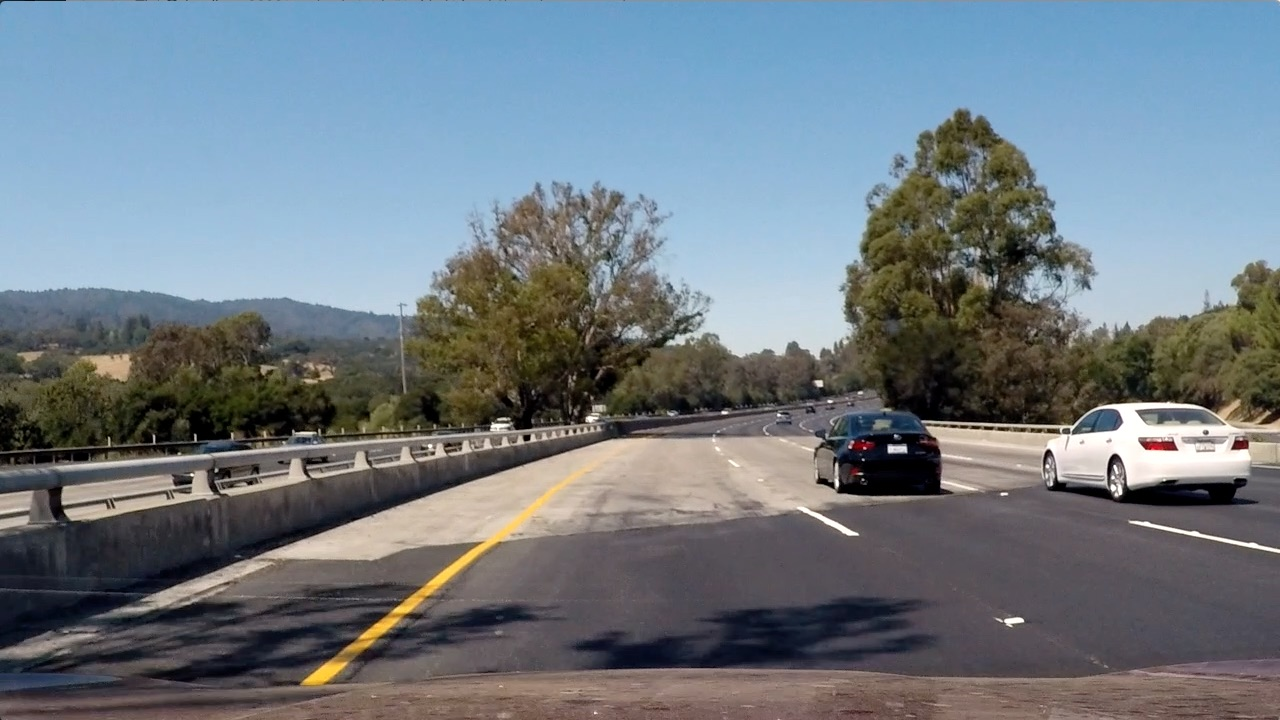
#> input picture lane_aerializer/test4.jpg, 1280 x 720 px, found by its file name
$ python Sobelizer.py   (older library calls are emulated)
#> lines starting #> are read from the running program, lines starting #| are printed output that depends on the picture; after the words box and inside, x2 and y2 are one past the last pixel; in counts of white or black regions, pixels touching at a corner belong together
#> further down, image is the input picture: shape (720, 1280, 3); mean B, G, R 130.9, 122.7, 112.2
import cv2
import numpy as np
import matplotlib.pyplot as plt

class Sobelizer:
    sobelx = None
    sobely = None
    abs_sobelx = None
    abs_sobely = None
    scaled_sobelx = None
    scaled_sobely = None
    gradmag = None
    absgraddir = None

    def __init__(self, gray_image, sobel_kernel = 3):
#> called with sobel_kernel = 7
        self.sobelx = cv2.Sobel(gray_image, cv2.CV_64F, 1, 0, ksize=sobel_kernel)
        self.sobely = cv2.Sobel(gray_image, cv2.CV_64F, 0, 1, ksize=sobel_kernel)
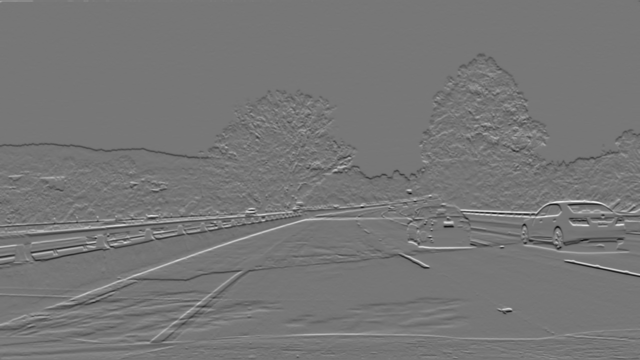
#> self.sobely: shape (720, 1280) float64 (shown at 1/2 size); min -127465, max 145667, mean -120; drawn with min black and max white
        self.abs_sobelx = np.absolute(self.sobelx)
        self.abs_sobely = np.absolute(self.sobely)
        self.scaled_sobelx = np.uint8(255 * self.abs_sobelx / np.max(self.abs_sobelx))
        self.scaled_sobely = np.uint8(255 * self.abs_sobely / np.max(self.abs_sobely))
        self.gradmag = np.sqrt(self.sobelx ** 2 + self.sobely ** 2)
        self.gradmag = (self.gradmag / np.max(self.gradmag) * 255).astype(np.uint8)
        self.absgraddir = np.arctan2(self.abs_sobelx, self.abs_sobely)
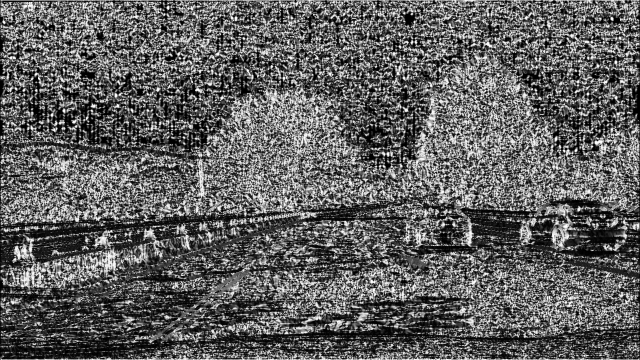
#> self.absgraddir: shape (720, 1280) float64 (shown at 1/2 size); min 0, max 1.57, mean 0.594; drawn with min black and max white

    def threshold_x(self, thresh_min=0, thresh_max=255):
        binary_output = np.zeros_like(self.scaled_sobelx)
        binary_output[(self.scaled_sobelx >= thresh_min) & (self.scaled_sobelx <= thresh_max)] = 1
        return binary_output

    def threshold_y(self, thresh_min=0, thresh_max=255):
        binary_output = np.zeros_like(self.scaled_sobely)
        binary_output[(self.scaled_sobely >= thresh_min) & (self.scaled_sobelx <= thresh_max)] = 1
        return binary_output

    # [10 lines left out: functions mag_thresh, dir_threshold, not called in this run]

if __name__ == '__main__':

    image = cv2.imread("./test_images/test4.jpg")
    image = cv2.cvtColor(image, cv2.COLOR_BGR2GRAY)
    sobelizer = Sobelizer(image, sobel_kernel=7)
    gradx = sobelizer.threshold_x(thresh_min=50, thresh_max=200)
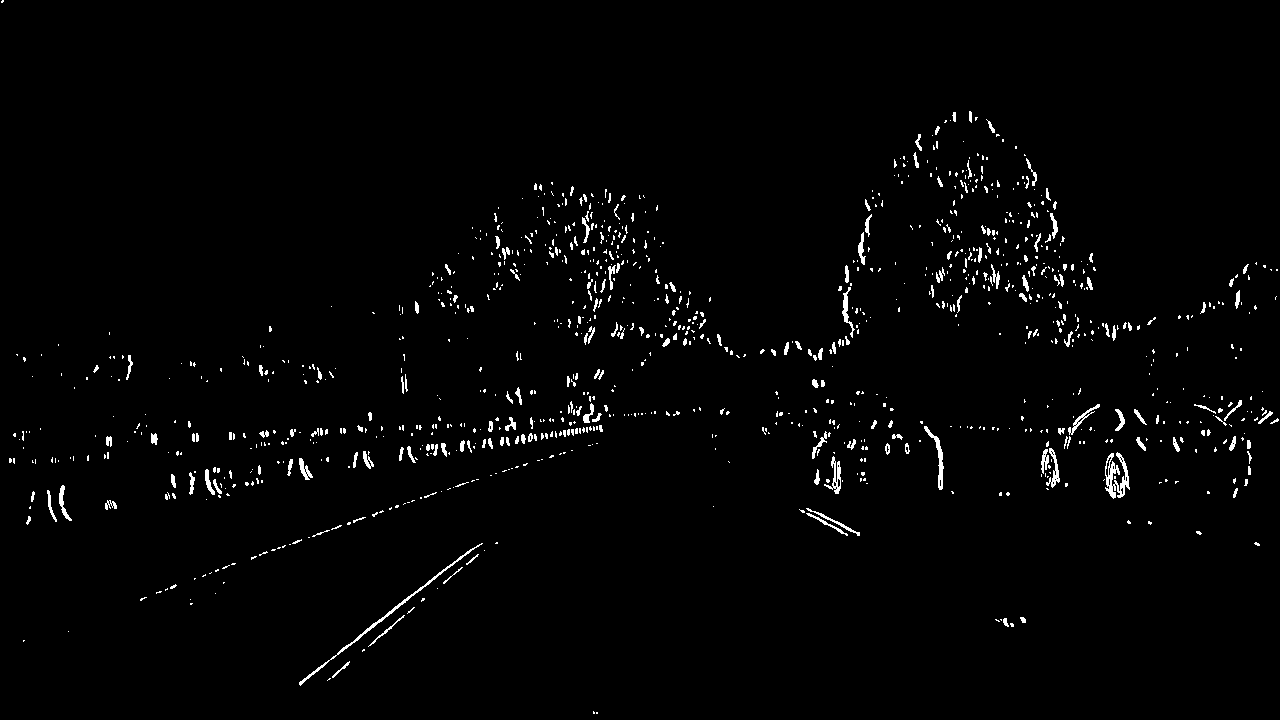
#> gradx: shape (720, 1280); values 0 (black) and 1 (white), 1.7% white in thin lines or dots
    grady = sobelizer.threshold_y(thresh_min=50, thresh_max=200)
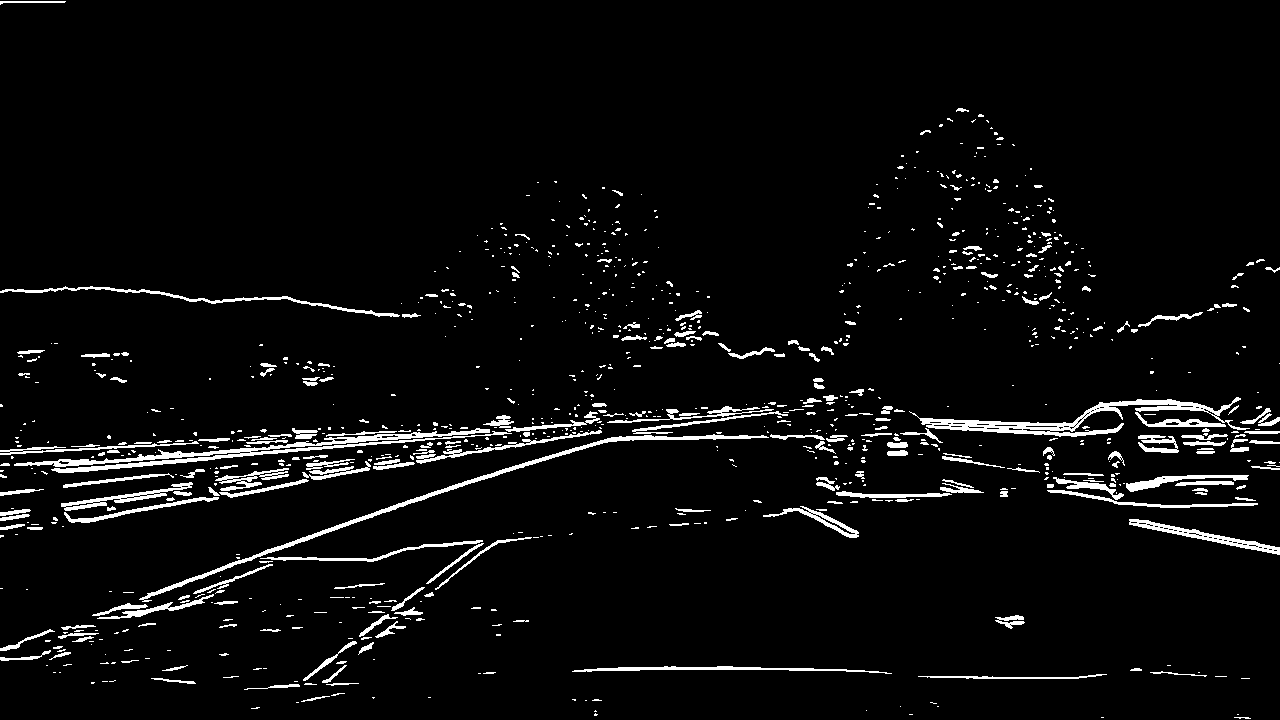
#> grady: shape (720, 1280); values 0 (black) and 1 (white), 4.4% white; 992 white regions (743 under 20 px), largest, box (x1, y1, x2, y2) and area: (14, 428, 512, 473) 3476, (909, 397, 1250, 437) 2926, (139, 434, 769, 602) 2592
    # mag_binary = sobelizer.mag_thresh(thresh_min=50, thresh_max=200)
    # dir_binary = sobelizer.dir_threshold(thresh_min=0.7, thresh_max=1.3)
    # combined = np.zeros_like(dir_binary)
    # combined[((gradx == 1) & (grady == 1)) | ((mag_binary == 1) & (dir_binary == 1))] = 1

    plt.figure(1)
    plt.imshow(sobelizer.sobelx, cmap="gray")
    plt.figure(2)
    plt.imshow(sobelizer.abs_sobelx, cmap="gray")
    plt.figure(3)
    plt.imshow(sobelizer.scaled_sobelx, cmap="gray")

    plt.figure(4)
    plt.imshow(sobelizer.sobely, cmap="gray")
    plt.figure(5)
    plt.imshow(sobelizer.abs_sobely, cmap="gray")
    plt.figure(6)
    plt.imshow(sobelizer.scaled_sobely, cmap="gray")
    plt.show()

$ run again, with lane_aerializer/test1.jpg copied over lane_aerializer/test4.jpg
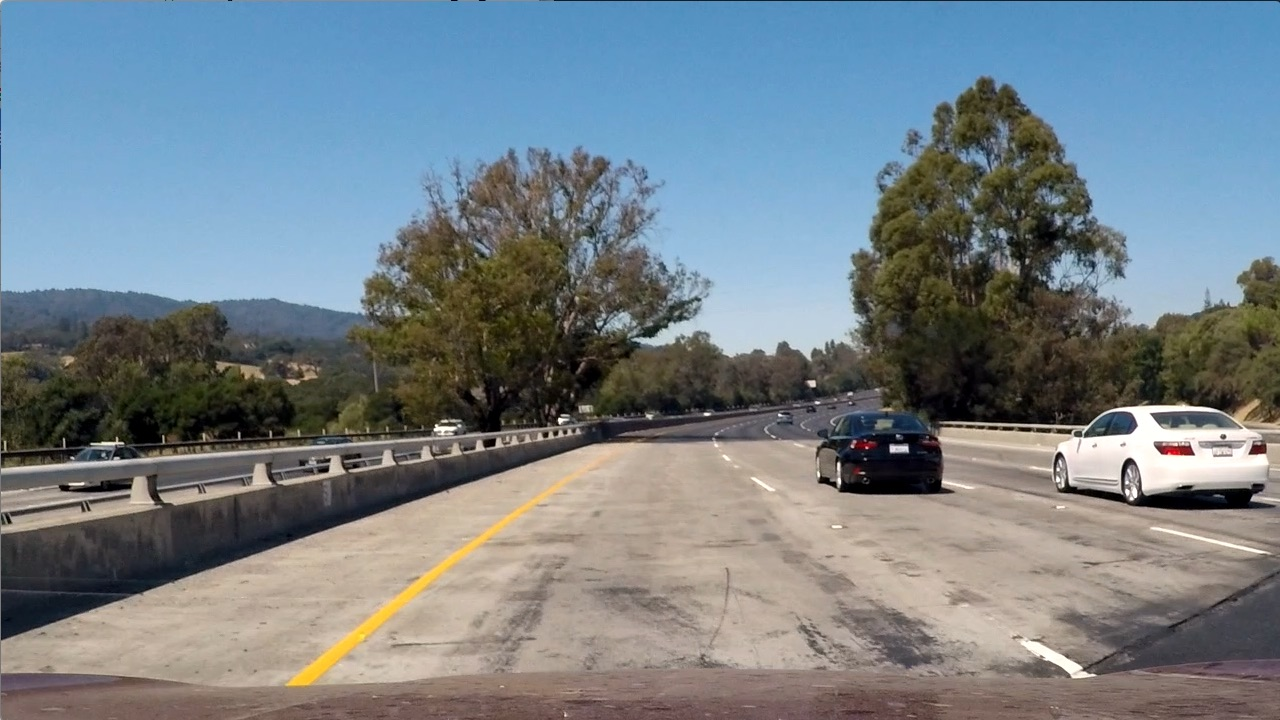
#> input picture lane_aerializer/test1.jpg, 1280 x 720 px, found by its file name
#> image is the input picture: shape (720, 1280, 3); mean B, G, R 135.5, 128.7, 117.5
#> image: shape (720, 1280)
#> `gradx = sobelizer.threshold_x(thresh_min=50, thresh_max=200)`:
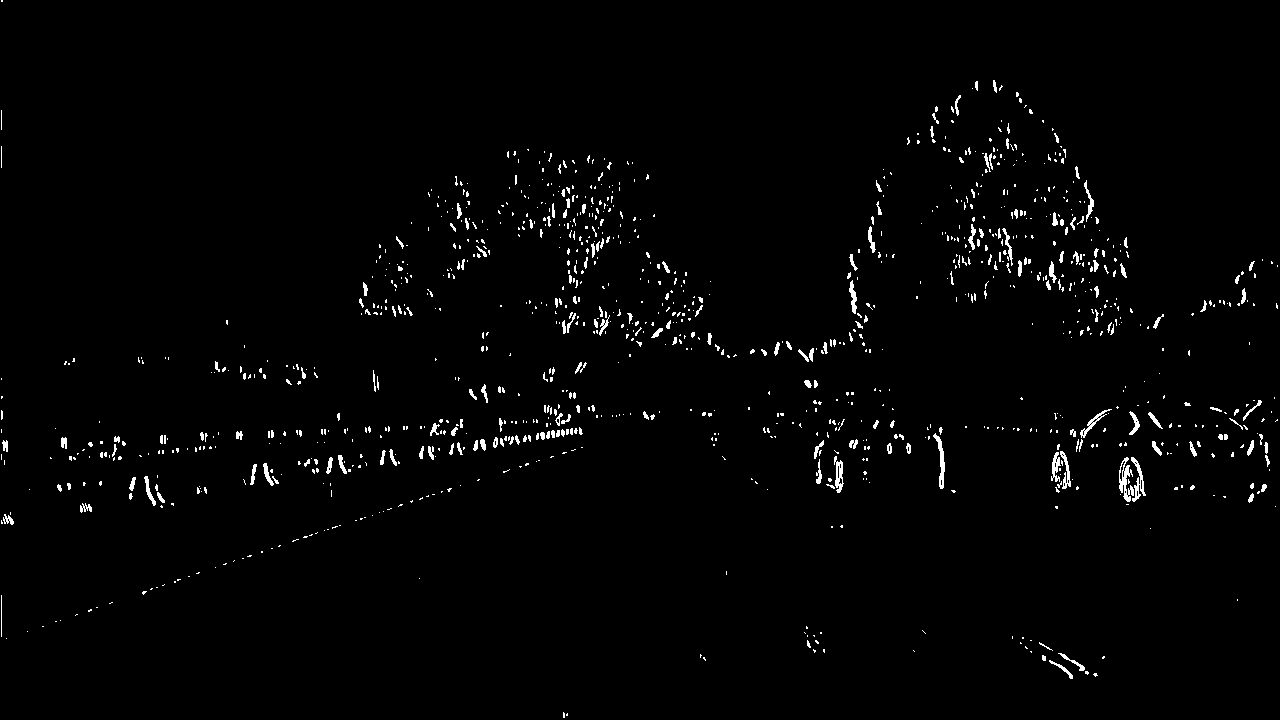
#> gradx: shape (720, 1280); values 0 (black) and 1 (white), 1.6% white in thin lines or dots
#> `grady = sobelizer.threshold_y(thresh_min=50, thresh_max=200)`:
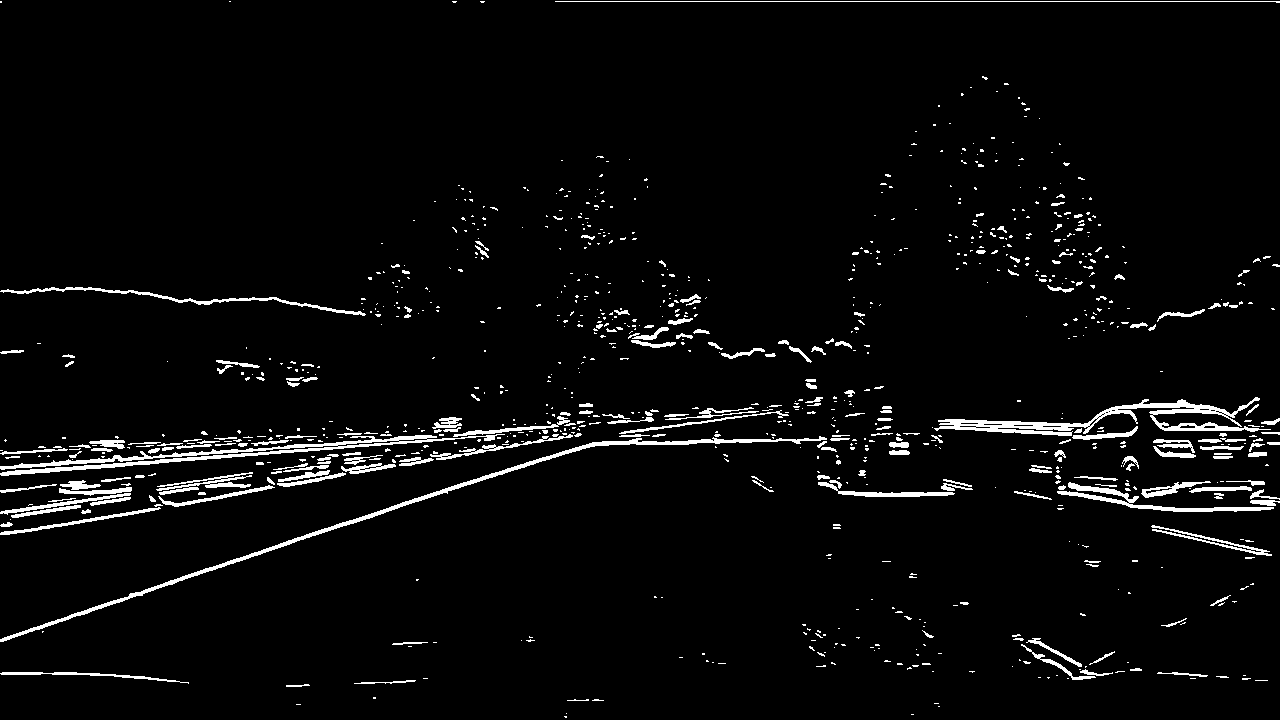
#> grady: shape (720, 1280); values 0 (black) and 1 (white), 3.8% white; 944 white regions (723 under 20 px), largest, box (x1, y1, x2, y2) and area: (0, 436, 827, 642) 3280, (934, 397, 1271, 436) 3184, (0, 434, 505, 476) 3144

$ run again, with lane_aerializer/test2.jpg copied over lane_aerializer/test4.jpg
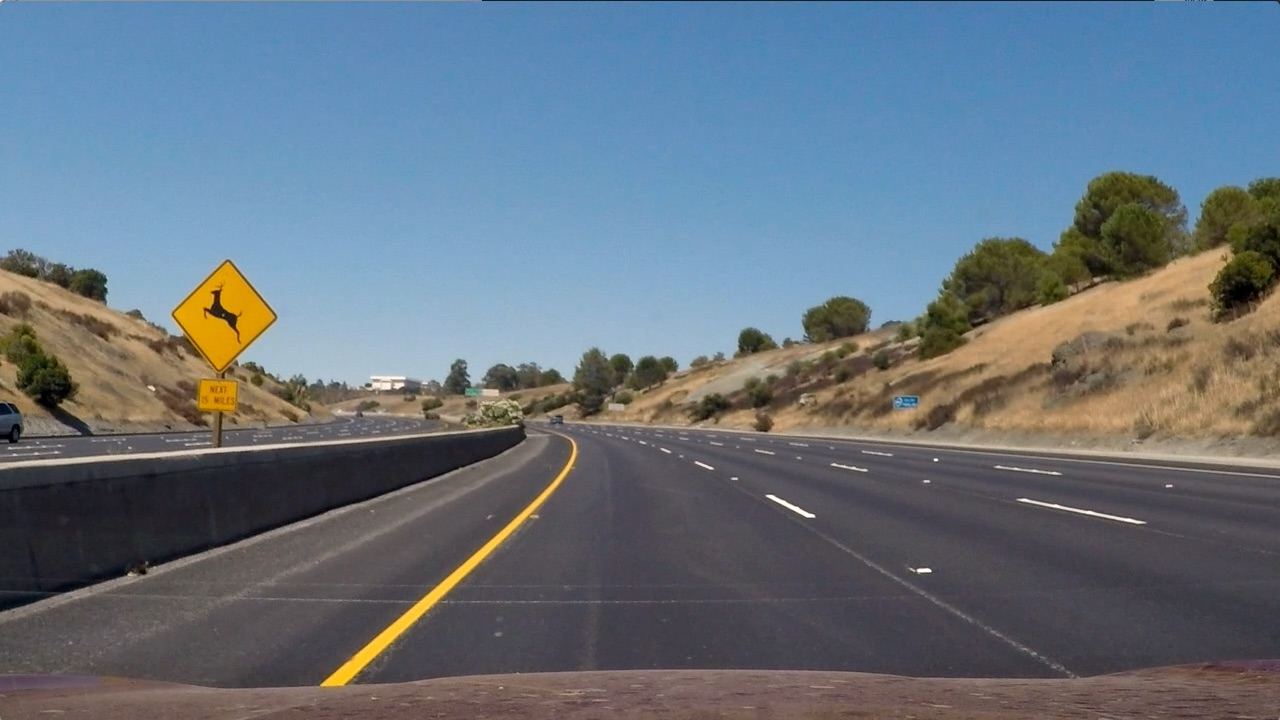
#> input picture lane_aerializer/test2.jpg, 1280 x 720 px, found by its file name
#> image is the input picture: shape (720, 1280, 3); mean B, G, R 125.5, 114.6, 102.8
#> image: shape (720, 1280)
#> `gradx = sobelizer.threshold_x(thresh_min=50, thresh_max=200)`:
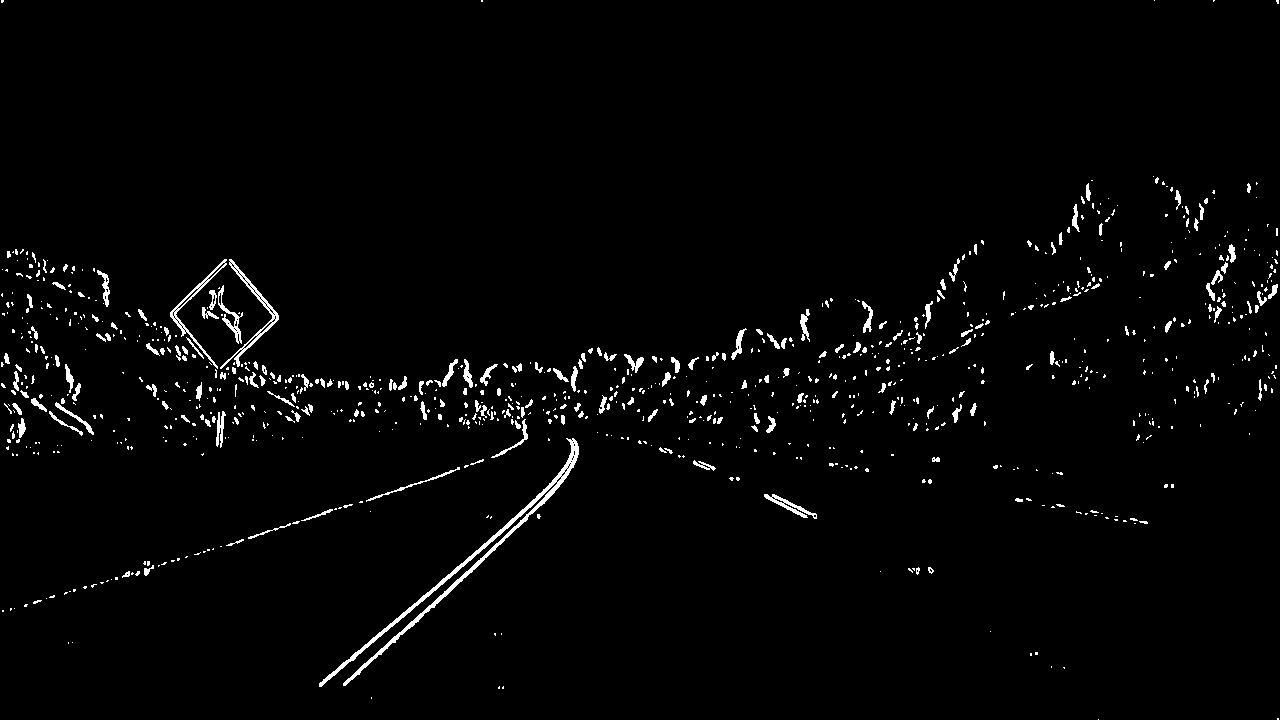
#> gradx: shape (720, 1280); values 0 (black) and 1 (white), 2.1% white; 956 white regions (749 under 20 px), largest, box (x1, y1, x2, y2) and area: (319, 438, 579, 687) 2738, (220, 259, 279, 369) 679, (170, 259, 227, 369) 538
#> `grady = sobelizer.threshold_y(thresh_min=50, thresh_max=200)`:
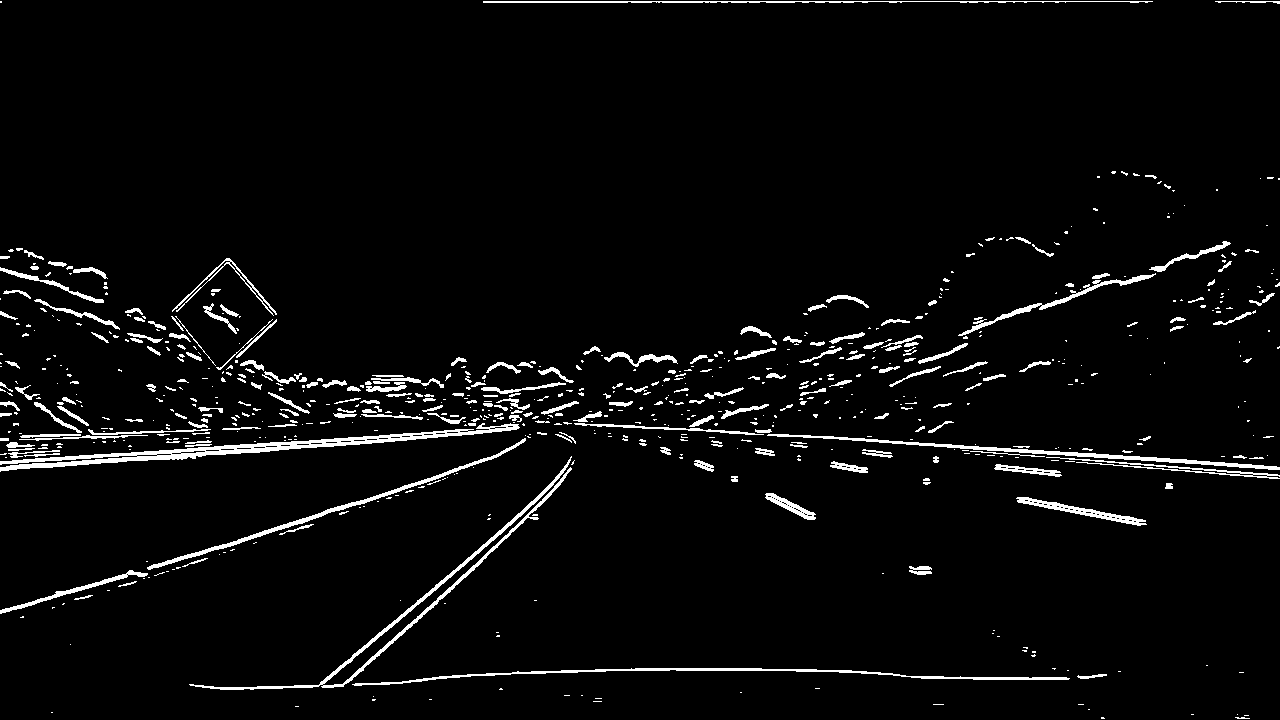
#> grady: shape (720, 1280); values 0 (black) and 1 (white), 3.8% white; 711 white regions (482 under 20 px), largest, box (x1, y1, x2, y2) and area: (0, 423, 520, 472) 3843, (189, 456, 572, 690) 2680, (352, 668, 1070, 686) 1814
